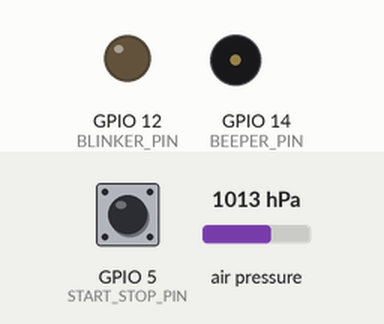
Simulated run of this sketch. Board: ESP8266 (NodeMCU). Parts: output pins drawn as LEDs (lit = HIGH), buzzer (waves = sounding). Dashed ring = blinking. The inputs (shaded band) are chosen by the test bench; at power-on: GPIO 5 (START_STOP_PIN) HIGH, air pressure 1013 hPa. WiFi joins after 1.5 s; servers stay silent unless stated; the local clock reads 2024-03-15 10:24:30 at power-on unless the sketch sets it; what the sketch prints to the serial monitor is not drawn.

Above: at 3.2 s.
3.3 s: GPIO 5 (START_STOP_PIN) pulled LOW for 1 s
At 5.7 s:
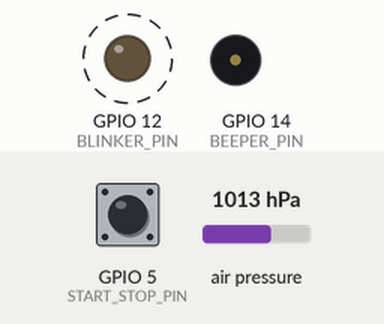
7.3 s: air pressure set to 952 hPa
At 8.97 s:
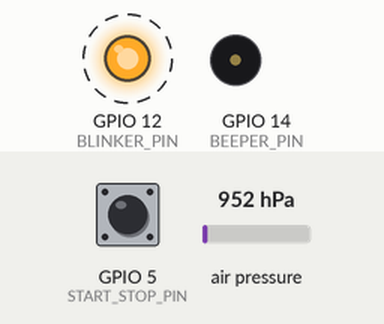
10.3 s: GPIO 5 (START_STOP_PIN) pulled LOW for 3.2 s
At 11.5 s:
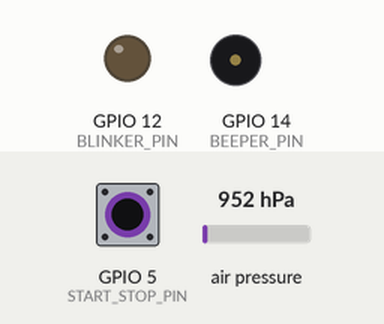
Timing chart, 0 to 13.3 s (numbered marks = the images above; inputs shaded):
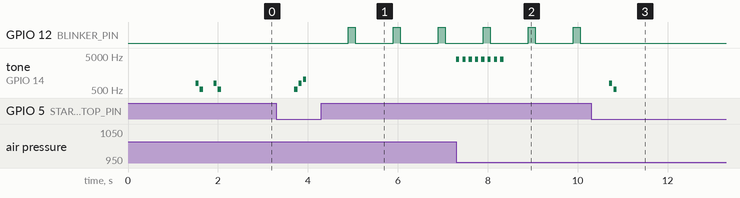

The sketch:

Main.ino
```cpp
#include <ESP8266WiFi.h>
#include <ezTime.h>
#include <limits.h>
#include "./Beeper.h"
#include "./Blinker.h"
#include "./Vario.h"

#ifndef WIFI_SSID
#define WIFI_SSID "YOUR_SSID"
#define WIFI_PASSWORD "YOUR_PW"
#endif

#define LONG_PRESS_INTVL 400
#define LOG_INTVL 1000
#define START_STOP_PIN 5 // D1

boolean logging = false;
unsigned long lastLogTime = 0;

unsigned long buttonPressed = LONG_MAX;
boolean isPressed = false;
// used to ignore presses after long press has been detected
// and button is continously being pressed
boolean ignorePress = false;

Beeper beeper = Beeper();
Blinker blinker = Blinker();
Vario vario = Vario();

// interrupt callback for start/stop button presses/releases
ICACHE_RAM_ATTR void startStopChangeCallback()
{
  if (digitalRead(START_STOP_PIN) == LOW)
  {
    buttonPressed = millis();
    isPressed = true;
  }
  else
  {
    isPressed = false;
    ignorePress = false;
  }
}

void toggle()
{
  logging = !logging;
  if (logging)
  {
    beeper.confirmPositive();
    beeper.setMode(Beeper::MODE_VARIO);
  }
  else
  {
    beeper.confirmNegative();
    beeper.setMode(Beeper::MODE_NORMAL);
  }
}

void logData()
{
  Serial.print(UTC.dateTime(ISO8601));
  Serial.print(F(" vertical speed: "));
  Serial.print(vario.getVerticalSpeed());
  Serial.print(F(" [m/s], altitude: "));
  Serial.print(vario.getAltitude());
  Serial.println(F(" [m]"));
  lastLogTime = millis();
  blinker.blink();
}

void setup()
{
  pinMode(START_STOP_PIN, INPUT_PULLUP);

  Serial.begin(115200);
  Serial.println();
  Serial.print(F("Booting"));

  WiFi.begin(WIFI_SSID, WIFI_PASSWORD);
  int wifiConnectionAttempts = 0;
  while (WiFi.status() != WL_CONNECTED && wifiConnectionAttempts <= 20)
  {
    wifiConnectionAttempts++;
    Serial.print(F("."));
    delay(500);
  }
  Serial.println();

  if (WiFi.status() == WL_CONNECTED)
  {
    Serial.println(F("Connected to WiFi"));
    beeper.confirmNegative();

    // wait for internet time
    waitForSync();
    Serial.print(F("Received internet time: "));
    Serial.println(UTC.dateTime());
  }
  // to save power switch off WIFI module
  WiFi.mode(WIFI_OFF);

  attachInterrupt(digitalPinToInterrupt(START_STOP_PIN), startStopChangeCallback, CHANGE);

  vario.begin();
  beeper.confirmNegative();
}

void loop()
{
  beeper.update();
  blinker.update();

  unsigned long now = millis();
  boolean isLongPress = isPressed && now - buttonPressed >= LONG_PRESS_INTVL;
  if (!ignorePress && isLongPress)
  {
    ignorePress = true;
    toggle();
  }

  // bail out if not currently logging
  if (!logging)
  {
    return;
  }

  vario.update();
  beeper.setVerticalSpeed(vario.getVerticalSpeed());

  if (now - lastLogTime >= LOG_INTVL)
  {
    logData();
  }
}
```

Beeper.cpp
```cpp
#include "./Beeper.h"
#include <queue>

Beeper::Beeper()
{
  pinMode(BEEPER_PIN, OUTPUT);
  noTone(BEEPER_PIN);
}

void Beeper::setMode(beeper_mode mode)
{
  _mode = mode;
}

void Beeper::setVerticalSpeed(float vSpeed)
{
  _vSpeed = constrain(vSpeed, BEEPER_V_SPEED_MIN, BEEPER_V_SPEED_MAX);
}

void Beeper::confirmPositive()
{
  // C6 -> G6 -> C7
  tone(BEEPER_PIN, 523, BEEPER_DEFAULT_DURATION);
  delay(BEEPER_DEFAULT_DURATION * 1.4);
  tone(BEEPER_PIN, 784, BEEPER_DEFAULT_DURATION);
  delay(BEEPER_DEFAULT_DURATION * 1.4);
  tone(BEEPER_PIN, 1046, BEEPER_DEFAULT_DURATION);
}

void Beeper::confirmNegative()
{
  // G6 -> C6
  tone(BEEPER_PIN, 784, BEEPER_DEFAULT_DURATION);
  delay(BEEPER_DEFAULT_DURATION * 1.4);
  tone(BEEPER_PIN, 523, BEEPER_DEFAULT_DURATION);
}

void Beeper::update()
{
  if (_mode != MODE_VARIO)
  {
    return;
  }

  unsigned long now = millis();
  if (_isBeeping && now - _lastBeepStart >= BEEPER_DEFAULT_DURATION)
  {
    noTone(BEEPER_PIN);
    _isBeeping = false;
    _lastBeepStop = now;
  }

  if (!_isBeeping && now - _lastBeepStop >= _getPauseDuration())
  {
    _beep();
  }
}

// PRIVATE

void Beeper::_beep()
{
  tone(BEEPER_PIN, _getPitch());
  _isBeeping = true;
  _lastBeepStart = millis();
}

int Beeper::_getPauseDuration()
{
  if (_vSpeed > -0.2 && _vSpeed < 0.1)
  {
    return LONG_MAX;
  }
  if (_vSpeed <= 0)
  {
    return map(_vSpeed, -2, 0, 3000, 0);
  }
  return map(_vSpeed, 0, 5, 1000, 70);
}

int Beeper::_getPitch()
{
  if (_vSpeed <= 0)
  {
    return map(_vSpeed, -2, 0, 50, 100);
  }
  return map(_vSpeed, 0, 5, 1000, 4000);
}
```

Beeper.h
```cpp
// (licence header left out)
#ifndef Beeper_h
#define Beeper_h

#include <Arduino.h>
#include <limits.h>

#define BEEPER_PIN 14 //D5
#define BEEPER_DEFAULT_COOLDOWN 20
#define BEEPER_DEFAULT_PITCH 1660
#define BEEPER_DEFAULT_DURATION 70
#define BEEPER_MAX_PENDING 10
#define BEEPER_V_SPEED_MIN -5
#define BEEPER_V_SPEED_MAX 5

class Beeper
{
public:
  enum beeper_mode
  {
    MODE_NORMAL = 0,
    MODE_VARIO = 1,
  };

  Beeper();
  void update();
  void setMode(beeper_mode mode);
  void setVerticalSpeed(float vSpeed);
  void confirmPositive();
  void confirmNegative();

private:
  void _beep();
  int _getPauseDuration();
  int _getPitch();

  beeper_mode _mode = MODE_NORMAL;
  boolean _isBeeping = false;
  unsigned long _lastBeepStop = 0;
  unsigned long _lastBeepStart = 0;
  float _vSpeed = 0;
};

#endif
```

Blinker.cpp
```cpp
#include "./Blinker.h"

Blinker::Blinker()
{
  pinMode(BLINKER_PIN, OUTPUT);
  digitalWrite(BLINKER_PIN, HIGH);
}

void Blinker::blink()
{
  digitalWrite(BLINKER_PIN, HIGH);
  _isOn = true;
  _lastBlinkStart = millis();
}

void Blinker::update()
{
  if (_isOn && millis() - _lastBlinkStart >= BLINKER_DURATION)
  {
    digitalWrite(BLINKER_PIN, LOW);
    _isOn = false;
  }
}
```

Blinker.h
```cpp
// (licence header left out)
#ifndef Blinker_h
#define Blinker_h

#include <Arduino.h>

#define BLINKER_PIN 12 //D6
#define BLINKER_DURATION 150

class Blinker
{
public:
  Blinker();
  void update();
  void blink();

private:
  unsigned long _lastBlinkStart = 0;
  boolean _isOn = false;
};

#endif
```

Vario.cpp
```cpp
#include "./Vario.h"

Vario::Vario()
{
  // manually initiate I2C Connection to control SDA and SCL pins
  Wire.begin(VARIO_SDA_PIN, VARIO_SCL_PIN);
}

void Vario::begin()
{
  if (!_bmp.begin())
  {
    Serial.println(F("Could not find a valid BMP280 sensor, check wiring!"));
    while (1)
      ;
  }

  _bmp.setSampling(Adafruit_BMP280::MODE_NORMAL,     /* Operating Mode. */
                   Adafruit_BMP280::SAMPLING_X1,     /* Temp. oversampling */
                   Adafruit_BMP280::SAMPLING_X4,     /* Pressure oversampling */
                   Adafruit_BMP280::FILTER_X16,      /* Filtering. */
                   Adafruit_BMP280::STANDBY_MS_250); /* Standby time. */

  // init the last known altitude
  _addValue(getAltitude());
  delay(100);
  _addValue(getAltitude());
  _lastAltitude = _getWeightedAltitude();
}

void Vario::update()
{
  unsigned long now = millis();
  if (now - _lastUpdate >= VARIO_UPDATE_FREQUENCY)
  {
    _addValue(getAltitude());
    float currentAltitude = _getWeightedAltitude();
    _verticalSpeed = (currentAltitude - _lastAltitude) * (1000 / VARIO_UPDATE_FREQUENCY);
    _lastAltitude = currentAltitude;
    _lastUpdate = now;
  }
}

float Vario::getVerticalSpeed()
{
  return _verticalSpeed;
}

float Vario::getAltitude()
{
  return _bmp.readAltitude();
}

// PRIVATE

// calculates the weighted average of the last few altitude readings
float Vario::_getWeightedAltitude()
{
  float altitude = 0.0;
  float weightsSum = 0.0;
  int valueCount = _varioValues.size();
  for (int i = 0; i < valueCount; i++)
  {
    float weight = _getWeightForIndex(i, valueCount);
    altitude += weight * _varioValues[i];
    weightsSum += weight;
  }

  return (altitude / weightsSum);
}

// pushes curent value to the front of the vector and
// removes last value if vector is longer than VARIO_MAX_HISTORY_COUNT
void Vario::_addValue(float altitude)
{
  _varioValues.insert(_varioValues.begin(), altitude);
  if (_varioValues.size() > VARIO_MAX_HISTORY_COUNT)
  {
    _varioValues.pop_back();
  }
}

// weight for value at <index> in list of length <count>
inline float Vario::_getWeightForIndex(int index, int count)
{
  return 1 - sqrt(index * (1 / count));
}
```

Vario.h
```cpp
// (licence header left out)
#ifndef Vario_h
#define Vario_h

#include <vector>
#include <Arduino.h>
#include <Wire.h>
#include <Adafruit_BMP280.h>
using namespace std;

#define VARIO_SDA_PIN 0 // D3
#define VARIO_SCL_PIN 2 // D4
#define VARIO_MAX_HISTORY_COUNT 10
#define VARIO_UPDATE_FREQUENCY 100

class Vario
{
public:
  Vario();
  void begin();
  void update();
  float getAltitude();
  float getVerticalSpeed();

private:
  void _addValue(float value);
  float _getWeightedAltitude();
  float _getWeightForIndex(int index, int count);
  vector<float> _varioValues;

  Adafruit_BMP280 _bmp;
  unsigned long _lastUpdate = 0;
  float _lastAltitude = 0;
  float _verticalSpeed = 0;
};

#endif
```

Measured:
- after the input at 3.3 s, GPIO 12 (BLINKER_PIN): alternates HIGH for 0.15 s and LOW for 0.85 s, starting after 1.6 s; tone on GPIO 14 (BEEPER_PIN): plays 523 Hz for 0.07 s, 784 Hz for 0.07 s, 1046 Hz for 0.07 s, starting after 0.40 s
- after the input at 7.3 s, tone on GPIO 14 (BEEPER_PIN): alternates 4000 Hz for 0.07 s and silent for 0.07 s, 16 changes in all, then stays silent, starting at once
- after the input at 10.3 s, GPIO 12 (BLINKER_PIN): stops changing and stays LOW; tone on GPIO 14 (BEEPER_PIN): silent → 784 Hz after 0.40 s, → silent 0.07 s later, → 523 Hz 0.03 s later, → silent 0.07 s later
- by itself, tone on GPIO 14 (BEEPER_PIN): plays 784 Hz for 0.07 s, 523 Hz for 0.07 s, 784 Hz for 0.07 s, 523 Hz for 0.07 s
